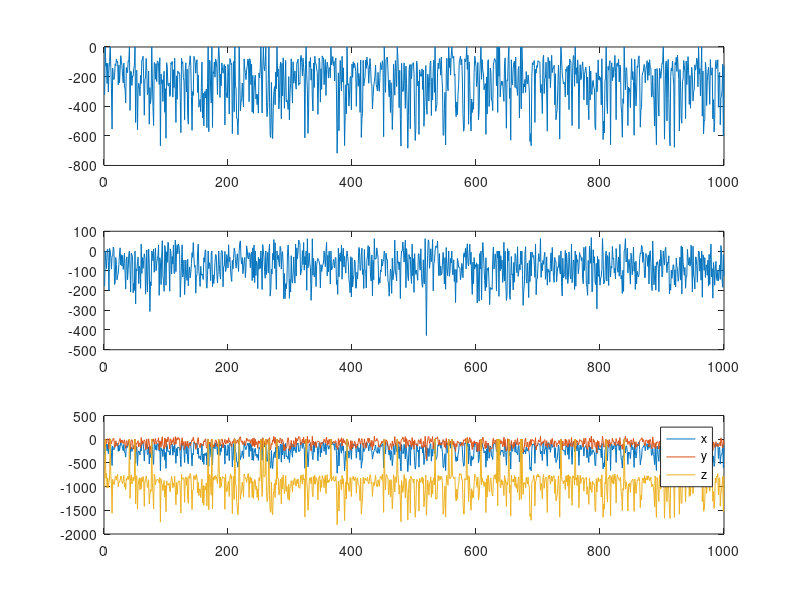

Write MATLAB code to recreate this figure.
data = ...
[1 -52 18 79 -65 -323.918744 -178.728056 1005.555079 
2 -69 40 20 -47 0.000000 0.000000 0.000000 
3 33 60 88 -71 -130.172468 -54.341054 822.322457 
4 76 73 39 -42 -108.888843 -89.192628 715.425266 
5 -5 11 122 -42 -246.580193 0.938406 1031.174297 
6 30 80 -37 46 -110.162387 9.309964 816.572610 
7 -23 88 -77 110 -303.773774 -53.410523 1027.593798 
8 50 0 134 2 -151.565672 -199.554969 919.563293 
9 36 98 -39 -12 -96.838494 12.944736 796.731542 
10 -75 110 -31 -79 0.000000 0.000000 0.000000 
11 33 72 -10 9 -139.655961 -32.046073 767.276561 
12 -20 50 -46 44 -278.160410 -91.649379 929.231980 
13 -71 4 79 9 -554.288863 -26.370156 1562.291389 
14 43 28 81 4 -143.226755 -24.858415 847.057554 
15 1 99 -3 -32 -206.071890 19.665443 898.616875 
16 47 74 73 -79 -220.039178 6.458590 957.413569 
17 67 63 -45 107 -201.574924 -169.439283 927.266975 
18 62 6 35 20 -113.762240 -160.194163 780.423013 
19 23 102 -55 34 -126.594282 -32.717177 778.340164 
20 85 48 47 41 -80.774837 -68.987485 863.869359 
21 67 15 15 57 -102.715929 -145.780663 776.529058 
22 50 27 28 -4 -95.860572 -125.452142 741.784151 
23 -8 18 94 -78 -255.085353 -112.155489 1004.698737 
24 71 9 109 14 -122.087296 -67.961381 906.267505 
25 -9 67 -14 61 -241.291326 -14.697280 907.072474 
26 16 67 60 -38 -154.997970 15.955956 863.772789 
27 69 54 40 -8 -58.614618 -70.189648 776.758018 
28 40 60 58 -36 -95.962805 -19.053761 791.927756 
29 75 9 141 -24 -125.607328 -76.508528 915.049645 
30 11 15 111 -7 -200.269064 -22.169322 933.998173 
31 -15 30 17 40 -242.079608 -93.241212 877.984632 
32 34 95 -67 40 -108.470351 -63.846422 763.057956 
33 -14 26 88 10 -270.347103 -11.448008 1010.804458 
34 -21 35 37 -30 -282.546530 -113.335898 931.972513 
35 -62 43 0 -7 -377.025750 -192.878869 1059.453261 
36 26 106 -87 74 -138.556916 -40.541678 825.364147 
37 12 21 85 -3 -174.220875 -29.700079 857.895690 
38 -30 57 -54 -1 -172.401151 -145.795201 799.506605 
39 54 11 93 16 -93.808758 -93.868394 779.078076 
40 53 78 64 -61 -97.551830 -16.095400 851.045889 
41 90 61 38 44 0.000000 0.000000 0.000000 
42 -50 108 -92 75 -427.946844 -90.319044 1248.759487 
43 83 19 -11 23 -164.425015 -207.876536 821.991868 
44 8 86 5 -43 -167.141572 -10.254641 752.752173 
45 -12 93 -5 -50 -259.984584 -20.184888 942.809755 
46 3 98 -76 82 -195.748543 -26.672464 869.244742 
47 -58 10 -6 -3 -197.746394 -211.115743 798.311960 
48 85 98 -92 72 -145.893445 -163.567368 876.935721 
49 86 24 -12 32 -126.694544 -199.534570 812.691719 
50 42 66 2 69 0.000000 0.000000 0.000000 
51 -90 56 -35 45 -509.911885 -267.509850 1363.347415 
52 12 71 -40 17 -161.694025 -90.978848 785.327992 
53 -31 68 21 14 -157.872886 -101.704635 771.277373 
54 -60 72 44 -41 -559.215650 -52.704353 1477.489565 
55 -19 76 -41 103 -288.729695 -31.395391 981.611358 
56 -66 56 -50 30 -244.895815 -165.176728 883.174818 
57 -32 105 -84 30 -268.216171 -77.606833 816.831768 
58 -10 91 -89 87 -329.580569 -93.390136 1068.315963 
59 7 5 72 -10 -192.046993 -189.035496 828.611954 
60 -2 73 3 36 -246.326339 34.663485 1047.991568 
61 80 88 -22 -53 -87.009264 -113.840264 803.007573 
62 78 41 73 12 -86.474679 -33.484064 894.672276 
63 55 66 -17 64 -62.201781 -88.150312 787.036872 
64 -4 57 15 -8 -209.974772 -47.038821 853.640691 
65 -59 31 101 5 -460.903961 -14.111153 1416.419268 
66 -2 67 41 -72 -215.088726 -36.823736 882.939007 
67 15 21 -12 -2 -211.718596 -218.751840 871.723894 
68 80 57 -35 63 -77.148831 -133.921477 778.131246 
69 15 34 67 -35 -158.346176 5.498269 849.672958 
70 -51 26 32 -53 -321.730133 -207.921568 1021.091394 
71 -28 61 23 -74 -308.009111 -104.636698 999.640720 
72 15 52 47 21 -161.619590 10.179039 856.423975 
73 -56 106 -51 39 -521.553254 -71.004607 1367.429699 
74 26 17 -10 -6 -274.659975 -306.411983 1179.569633 
75 -55 58 -36 -13 -382.369657 -155.728464 1059.237022 
76 10 108 -93 0 -336.612816 -175.569436 1100.364036 
77 -61 8 100 -31 0.000000 0.000000 0.000000 
78 2 67 66 -77 -214.489730 -11.071406 918.570446 
79 -38 6 15 -13 -404.104624 -49.459265 1126.914696 
80 -57 85 50 -36 -530.588594 9.664125 1471.410759 
81 62 25 39 -9 -104.685594 -107.756449 735.814876 
82 35 104 -81 59 -110.511116 -47.313340 786.012893 
83 4 84 49 -65 -217.395361 14.923153 963.792962 
84 80 3 81 50 -112.958172 -99.667802 877.841730 
85 -60 47 2 36 -234.360955 -63.869497 853.482785 
86 59 43 50 52 -94.933454 -39.529315 845.438434 
87 59 90 54 -73 -96.996285 -23.489439 865.715527 
88 31 81 42 -10 -122.409449 30.649127 855.199312 
89 -31 3 15 18 -253.065353 -224.620243 927.525812 
90 61 100 -46 65 -72.598576 -34.027637 808.878406 
91 -84 95 -24 61 -667.273906 -57.380818 1747.401419 
92 68 17 36 -45 -182.258844 -170.243618 837.439190 
93 -10 48 1 89 -246.452209 -36.514289 934.484162 
94 -1 78 22 27 -221.709940 52.202766 954.606637 
95 -44 85 -24 -53 -367.537569 -126.588422 1088.141832 
96 67 107 -96 39 -202.996226 -153.724835 963.527599 
97 46 12 -7 46 -163.741174 -204.197691 870.627920 
98 -67 107 -13 -1 -441.565627 27.775199 1220.908773 
99 88 76 30 -40 -281.364511 5.256453 977.605381 
100 -79 49 32 0 -616.419563 -173.367849 1529.369941 
101 52 66 76 -28 -105.630552 -4.015789 877.144048 
102 69 13 109 26 -134.976026 -57.637760 936.458540 
103 -49 101 -22 6 -258.760790 43.826957 967.350677 
104 34 88 -9 34 -262.639723 41.357524 969.918196 
105 1 100 -86 89 -242.740392 -71.016968 921.260338 
106 -59 84 -15 22 -333.951798 -203.529640 1068.843549 
107 -25 44 66 35 -326.660701 9.543755 1111.091098 
108 69 67 79 -30 -105.861127 -7.479402 883.244001 
109 50 99 -71 -16 -117.275737 -117.033494 783.962640 
110 59 47 62 33 -97.968130 -28.108694 863.269364 
111 -37 34 49 0 -338.408251 -66.099622 1024.836848 
112 25 66 -42 32 -153.763797 30.738564 929.426060 
113 -24 8 27 110 -274.706142 -113.724854 1000.891442 
114 74 87 -67 52 -76.075906 -112.548643 781.490585 
115 -81 75 49 16 -292.598789 55.391018 1071.703589 
116 -64 33 84 -30 -509.534843 -104.405258 1384.446915 
117 9 97 31 -89 -194.644203 2.451493 910.783785 
118 -27 59 53 35 -354.027930 31.592022 1166.882664 
119 35 30 113 -2 -161.284985 -13.793258 944.727833 
120 -8 81 3 66 -178.331545 34.991193 907.007318 
121 -20 97 19 -50 -172.329154 23.733615 877.883985 
122 41 101 5 -82 -180.410094 -18.981214 882.874564 
123 -84 63 -62 21 -347.565072 -233.674569 1078.677143 
124 -87 87 -59 104 -578.749426 -151.556428 1556.434242 
125 49 90 -26 -19 -77.141535 -63.011442 739.057688 
126 33 95 23 6 -113.010943 31.357707 841.650991 
127 62 53 20 -64 -99.742524 -131.866440 833.160881 
128 -8 66 -50 27 -207.840098 -118.748632 813.008433 
129 -43 64 1 -3 -228.387816 -46.111142 857.648420 
130 -81 28 8 68 -491.850201 -220.645461 1333.549566 
131 29 13 6 -9 -166.555541 -138.315253 812.048192 
132 43 61 64 -78 -106.737177 -46.030193 796.313543 
133 -44 6 93 -51 -302.651505 -124.908528 971.170684 
134 38 14 65 -73 -149.510567 -149.107841 809.805668 
135 -72 52 55 -10 -464.599054 -41.906165 1244.294832 
136 -53 68 37 -48 -521.290262 -177.134540 1355.049687 
137 55 19 17 51 -137.718621 -111.157345 770.817147 
138 67 90 -1 -89 -107.929242 -80.666498 823.057991 
139 80 87 -27 71 -59.574767 -135.845197 723.192449 
140 32 26 -1 92 -127.274197 -110.593800 773.281043 
141 -31 36 24 55 -333.886091 -63.597023 1031.708075 
142 -61 76 21 28 -562.767254 -8.455645 1486.944010 
143 -22 12 117 -11 -300.673457 -31.920566 1079.237101 
144 14 82 31 -19 -327.044132 42.531609 1073.027625 
145 54 74 6 23 -63.500791 -30.326857 766.571799 
146 82 69 54 -68 -78.917841 -81.887791 847.455794 
147 46 24 38 57 -97.591758 -73.356037 768.756220 
148 -18 5 25 -24 -176.969460 -213.717808 849.501985 
149 25 27 36 -38 -108.604710 -133.342027 742.258252 
150 70 37 -7 82 -86.260232 -117.266509 787.407964 
151 -86 4 76 60 -307.248768 -3.054174 1131.964469 
152 19 66 31 42 -188.374026 34.752523 907.655659 
153 -51 98 -92 89 -406.485363 -105.051262 1188.394937 
154 -85 46 43 -60 -377.806439 -128.642910 1047.615817 
155 54 23 3 58 -354.410961 -179.355536 1054.821654 
156 80 73 -41 98 -436.892966 -77.798660 1231.649124 
157 -22 3 31 97 -272.690658 -123.021822 988.517871 
158 67 64 20 -84 -102.036116 -116.588111 841.457640 
159 -68 23 101 -45 -478.895406 -122.826396 1348.153987 
160 -33 29 15 20 -311.948118 -144.359985 977.350806 
161 -56 62 37 7 -532.318255 -33.680899 1392.940539 
162 -26 106 -81 52 -311.560182 -56.601072 1019.276089 
163 -20 93 -41 48 -300.491487 -1.096682 989.819151 
164 -28 97 0 -37 -344.398642 6.356185 1072.227546 
165 -18 41 25 -9 -283.509954 -158.389888 921.161996 
166 -77 48 43 -45 -544.948933 -188.291904 1406.820425 
167 -17 11 61 -28 -240.157464 -123.575217 835.998701 
168 -88 98 -72 60 0.000000 0.000000 0.000000 
169 -63 108 -60 38 -571.932523 -89.209271 1486.980262 
170 41 55 36 -38 -89.395072 -59.385127 749.909026 
171 5 88 -47 3 -95.001377 -77.927271 747.233784 
172 -27 97 -85 13 -289.732471 -150.073012 1010.686383 
173 -36 39 70 26 -378.512220 -9.157708 1181.657569 
174 -81 8 -6 19 0.000000 0.000000 0.000000 
175 -86 52 -16 99 -543.741303 -180.465971 1467.947007 
176 39 54 -43 53 -167.859503 -120.884844 797.397977 
177 30 67 -4 -47 -179.284510 -164.370733 870.031157 
178 57 27 49 45 -101.268045 -130.314381 779.586105 
179 2 33 97 -84 -203.981660 -57.467458 846.639589 
180 42 99 -42 1 -80.612372 -18.063042 766.637476 
181 -63 106 -16 -40 -94.350221 -21.735797 787.939212 
182 -17 14 125 -90 -145.324430 -110.848847 850.990756 
183 -57 35 -28 10 -320.917727 -162.160512 937.441575 
184 42 53 -2 -16 -100.788078 -105.037691 723.780097 
185 -9 20 28 -9 0.000000 0.000000 0.000000 
186 60 77 -27 37 -59.125820 -68.016073 745.861765 
187 -38 29 10 62 -341.134736 -120.291106 1033.876574 
188 4 8 0 22 -183.638746 -142.519427 802.366614 
189 -11 31 71 41 -262.105618 -6.059689 1006.441945 
190 50 70 43 5 -107.454359 2.541211 886.668294 
191 16 85 -26 32 -141.106275 -6.290362 785.475825 
192 -46 32 -30 37 -177.652768 -181.123134 816.887161 
193 -65 45 -22 88 -157.482475 -78.562528 803.865191 
194 43 10 113 -64 -117.957865 -76.422178 815.762751 
195 -71 73 71 -11 -525.822330 -1.618753 1478.869412 
196 22 36 5 24 -130.275051 -104.229267 739.100478 
197 -27 97 -97 77 -300.233053 -93.421074 1011.077482 
198 -29 33 64 42 -339.330911 -18.035755 1106.978574 
199 71 110 -104 5 -343.860869 -35.907793 1068.571334 
200 87 10 93 38 -117.733606 -85.618598 911.970799 
201 -65 98 -96 36 -201.028276 31.117556 890.287721 
202 -47 109 -30 -5 -451.450425 -53.559249 1211.144560 
203 72 86 40 -54 -78.280386 -31.375594 828.817332 
204 44 73 -30 7 -86.687819 -86.708357 730.710864 
205 74 3 102 -62 -119.114145 -133.652131 838.457113 
206 59 24 -9 63 -111.163695 -154.317828 769.786378 
207 -72 88 48 -58 -585.262733 -47.844131 1572.111762 
208 -40 0 74 75 -339.976433 -90.620393 1109.396743 
209 43 34 56 28 -97.380964 -38.522517 788.668217 
210 -70 64 67 -15 -437.300858 14.612567 1268.890842 
211 -47 38 44 -72 0.000000 0.000000 0.000000 
212 -16 26 47 48 -265.012506 -44.547434 949.371550 
213 -22 57 -43 99 -281.719767 -86.948006 963.249288 
214 -53 42 57 17 -482.928175 -52.357174 1314.986202 
215 -59 57 93 -26 -484.394807 -14.157922 1427.227327 
216 -76 4 70 -7 -592.175391 -59.613850 1593.833086 
217 -2 18 36 78 -452.122782 -103.524767 1371.172727 
218 44 46 91 -81 0.000000 0.000000 0.000000 
219 -58 105 -95 31 -222.760922 40.525558 892.661777 
220 -38 8 21 29 -430.606012 51.420706 1268.259438 
221 -37 77 -41 105 -370.770450 -41.238462 1135.960893 
222 -35 17 66 36 -348.728401 -66.354077 1088.758783 
223 -10 110 -71 -12 -243.394777 -33.161988 907.301902 
224 -46 106 -84 18 -337.345976 -115.025213 1032.123380 
225 -50 29 34 87 -404.457827 -85.295438 1212.983591 
226 74 61 29 -79 -80.110888 -50.548707 735.040278 
227 14 99 -42 -8 -149.901330 -32.474863 788.468710 
228 -72 72 77 -28 -173.020601 -134.197740 827.852675 
229 -13 72 16 24 -220.333089 -85.442003 815.992753 
230 25 55 86 -30 -154.648470 26.294875 912.937090 
231 25 77 53 -48 -131.336626 4.772342 829.411595 
232 38 58 -4 11 -81.622702 -35.457590 734.381886 
233 34 25 122 1 -90.006379 -39.622057 725.803391 
234 -38 37 113 -19 -368.885209 -7.725894 1229.056370 
235 53 70 52 -37 -78.968029 -24.441395 809.254847 
236 60 14 63 31 -92.327181 -84.512982 791.898131 
237 -46 59 -2 64 -253.703107 -13.917438 928.464524 
238 31 109 -21 -34 -116.221041 -6.763138 818.082035 
239 -76 45 -18 110 -439.883309 -150.223451 1222.909309 
240 4 98 -16 -23 -191.571058 15.846678 886.259265 
241 -73 107 -45 -47 -448.797403 -134.322181 1251.312018 
242 -18 97 -27 0 -301.722589 29.773993 1017.302561 
243 -10 20 17 5 -222.680302 -159.824594 849.067951 
244 5 62 0 74 -190.865779 0.325387 873.823570 
245 -35 72 -29 -5 -350.868429 -124.184354 1063.222443 
246 -26 89 -8 8 -319.458310 -51.473290 989.111559 
247 -49 11 86 51 -389.507881 -66.038634 1227.561741 
248 -72 20 -19 92 -320.733527 -190.430881 1046.958420 
249 -3 52 85 -47 -446.192698 -32.023699 1288.954686 
250 8 77 -66 51 -175.238478 -92.550985 812.221940 
251 -2 95 -12 -68 -207.863660 -39.810960 882.471976 
252 19 18 42 20 -146.704519 -88.037106 777.460764 
253 68 73 45 -75 0.000000 0.000000 0.000000 
254 5 99 -86 65 -187.617700 -55.905128 851.863263 
255 -76 45 62 -77 -444.807154 -194.975626 1208.403167 
256 56 70 65 -25 -159.673395 32.455991 918.174209 
257 -15 71 2 -59 0.000000 0.000000 0.000000 
258 25 105 -55 13 -122.870098 -30.645410 793.834924 
259 17 25 75 -68 -160.566166 -104.588838 788.453064 
260 50 23 2 73 -107.880364 -137.921241 760.999605 
261 -44 18 76 -54 0.000000 0.000000 0.000000 
262 -43 93 -37 -42 -373.129113 -119.704217 1102.454862 
263 -55 40 92 -25 -470.576004 -53.272823 1315.099417 
264 -44 39 95 6 -403.904130 -7.437662 1276.991483 
265 -9 29 54 -56 -220.593845 -111.499681 862.180162 
266 65 25 0 -22 0.000000 0.000000 0.000000 
267 -32 61 63 4 -373.756833 33.740116 1191.725193 
268 -86 41 33 -4 -599.082665 -228.477047 1513.593397 
269 -83 68 19 -42 -611.449807 -194.123801 1544.645692 
270 -12 15 30 69 -239.133147 -91.834444 907.397182 
271 -84 29 121 -50 -504.338434 -115.641973 1476.548241 
272 -63 98 -95 10 -618.545005 -12.536178 1593.056118 
273 -45 84 51 -67 -416.474643 -45.026286 1189.411950 
274 31 90 53 -5 -303.168285 57.957496 1078.407509 
275 -19 104 -57 -30 -266.828788 -87.571321 931.871883 
276 -34 75 66 4 -390.385745 41.317014 1230.288814 
277 18 105 -63 -38 -169.150816 -93.737908 849.865509 
278 -37 3 127 -42 -281.255975 -194.251924 959.293135 
279 -74 15 21 -4 0.000000 0.000000 0.000000 
280 67 84 -32 6 -199.783097 -41.963318 826.516800 
281 17 59 -9 79 -148.183208 -21.673455 818.080064 
282 -42 103 -60 33 -418.888078 -58.335773 1178.891871 
283 -41 3 139 -38 -349.326305 -78.963153 1142.064494 
284 31 67 46 35 -135.368096 23.262568 890.604346 
285 41 95 39 -21 -101.528215 17.937478 844.107304 
286 -64 36 -32 75 -484.504782 -91.739257 1363.274557 
287 83 80 31 -68 -111.172648 -9.796507 805.065893 
288 -26 63 6 56 -330.222585 -3.040080 1048.499724 
289 57 35 34 32 -73.094210 -76.216520 757.267567 
290 17 14 -12 12 -216.071639 -241.934367 936.919760 
291 -50 49 31 69 -413.988853 -114.207941 1147.558839 
292 39 108 -103 56 -264.880151 -240.726120 1056.228887 
293 83 29 114 -2 -90.370676 -165.559802 769.144430 
294 -55 81 -55 -12 -369.517816 -190.767359 1097.671906 
295 -34 38 22 -18 -358.234398 -153.998004 993.295100 
296 -34 79 63 -82 -368.745608 -8.242756 1174.740664 
297 -40 66 59 0 -421.832256 30.952340 1270.629772 
298 10 4 97 28 -200.045901 -40.553558 949.590896 
299 -79 40 -2 26 -491.373472 -239.858951 1290.533527 
300 -35 107 -95 9 -310.756992 -144.091036 1040.396586 
301 71 69 -9 -7 -246.927407 -207.914497 995.747791 
302 27 81 29 35 -79.895931 -23.681032 874.494208 
303 -82 47 -46 77 -260.780697 -146.763168 936.371611 
304 51 62 -59 -3 -378.821392 -162.599519 1116.593141 
305 89 22 102 -48 -100.434060 -111.762437 871.952449 
306 -7 12 105 -34 -244.276209 -30.211319 965.923857 
307 -37 39 33 -7 -214.232088 -125.000725 818.248707 
308 36 74 -73 7 -161.511723 -162.897775 829.794384 
309 -7 86 37 -16 -252.871276 35.218643 976.302696 
310 -24 98 -67 -23 -284.945011 -127.130255 988.451584 
311 41 85 50 -9 -105.088762 15.726718 853.104342 
312 81 59 85 4 -107.080371 -38.920314 930.984364 
313 4 93 34 7 -81.695357 0.329578 836.262999 
314 -8 84 57 -9 -259.053101 55.768179 1019.307430 
315 78 49 76 24 -243.980359 43.954567 1023.990069 
316 -24 18 106 -22 -249.488123 36.168001 1033.629281 
317 84 54 -16 63 -69.103395 -122.004878 787.872955 
318 75 68 -20 26 -56.705817 -105.026234 752.804164 
319 -17 9 80 43 -105.885224 -88.327788 864.536025 
320 10 33 102 -6 -194.282074 1.621169 946.939220 
321 50 66 18 -39 -75.714974 -68.276386 744.489577 
322 9 110 -67 19 -137.264959 43.489262 860.521085 
323 -4 82 -51 4 -207.512675 -96.902966 830.885048 
324 -73 78 51 -2 -613.615915 -27.619654 1642.455104 
325 44 11 67 49 -116.765380 -68.604676 820.266085 
326 62 41 0 -23 0.000000 0.000000 0.000000 
327 35 61 -60 45 -189.469494 -198.692713 890.939543 
328 -11 87 38 -22 -289.151712 62.312302 1070.038663 
329 -65 65 44 -34 -583.582827 -85.355362 1496.374111 
330 -52 29 120 -46 -417.812619 -56.840041 1284.322856 
331 59 66 57 22 -98.366610 -9.895592 884.875794 
332 27 69 28 -82 -134.810913 -64.714005 809.904645 
333 79 99 -13 -48 -71.579530 -85.105595 835.944733 
334 -28 8 70 13 -224.052682 -250.025262 936.870251 
335 41 0 25 38 -147.656911 -168.164646 798.524265 
336 -25 105 -7 3 -344.821292 61.978384 1121.782907 
337 -53 17 69 3 -432.493527 -122.351526 1213.639376 
338 36 33 26 -9 -108.582538 -37.325378 785.964447 
339 -67 9 73 -35 -273.941887 -130.964422 947.802235 
340 89 80 6 22 -62.162238 -126.616968 760.342683 
341 86 47 90 3 -113.139963 -50.241789 948.798406 
342 61 5 49 -10 -113.204135 -180.208947 811.107319 
343 23 15 41 74 -147.791432 -71.691140 824.880216 
344 -45 3 147 -35 -173.460717 -51.998413 901.227076 
345 -46 48 62 -17 -454.979392 -37.599024 1280.568827 
346 -11 66 -39 84 -235.108564 -48.121803 892.365863 
347 58 54 60 -39 -74.715349 -51.832815 786.778892 
348 41 17 59 24 -104.338824 -71.718271 773.398597 
349 -63 6 44 17 -372.383771 -187.121823 1105.142779 
350 47 14 122 -67 -147.048361 -69.261288 861.333858 
351 -22 46 100 -74 -286.071634 -104.397871 1018.538415 
352 69 61 -13 87 -60.096742 -85.627295 767.413054 
353 8 51 71 -48 -76.358178 -67.790566 815.559422 
354 85 61 55 -5 -74.172202 -61.371362 865.324956 
355 -53 92 33 -86 -254.325426 0.276396 1024.288971 
356 21 30 82 -28 -145.331517 -34.311596 819.876628 
357 53 58 32 -57 -84.315191 -79.781923 761.609120 
358 -25 32 96 20 -327.726209 -2.152511 1148.703067 
359 22 99 22 -30 -150.598937 43.641142 875.732886 
360 54 44 28 -63 -101.967165 -125.621165 747.447170 
361 55 38 90 22 -128.109053 -21.999144 921.301739 
362 -3 39 -31 100 -209.961046 -105.934182 863.158705 
363 37 48 98 -22 -139.981877 -0.995280 905.113899 
364 28 57 75 -84 -140.820804 -37.877586 837.603669 
365 -5 34 -5 -8 -208.446916 -166.586326 828.800016 
366 73 7 137 -23 0.000000 0.000000 0.000000 
367 -88 0 128 -38 -121.907420 -95.562480 883.762286 
368 61 24 97 -61 -101.136496 -89.068339 817.258428 
369 90 104 -44 39 -64.565877 -81.061178 842.245790 
370 25 86 -1 -57 -125.642726 -42.722362 781.223006 
371 74 57 93 -56 -98.098524 -51.624359 887.775880 
372 -53 81 -34 -30 -229.514906 -84.522217 868.082960 
373 70 76 65 -49 -87.363718 -32.955751 875.532328 
374 57 89 -35 83 -74.209297 -34.409740 786.392261 
375 -38 18 50 -32 -323.498590 -168.752682 1010.372279 
376 -90 68 31 3 -717.704702 -146.608480 1806.392210 
377 33 94 -89 73 -525.419993 -219.177435 1447.873062 
378 13 76 59 -62 -174.503917 14.552503 882.086035 
379 -78 34 85 -30 -565.224473 -130.906933 1516.144545 
380 -11 18 21 63 -267.085082 -27.034268 1050.770684 
381 57 78 9 63 -90.815595 -9.615908 858.691385 
382 -7 54 -13 57 -219.320550 -52.822126 856.805235 
383 -17 33 58 28 -296.158443 30.310607 1069.011892 
384 85 85 5 -23 -62.838305 -142.897614 763.145401 
385 -63 23 82 40 -236.876427 -13.011274 943.475748 
386 25 98 -71 59 -140.492856 14.385194 835.333381 
387 -33 2 121 -39 -324.636191 -80.655091 1092.052051 
388 -74 103 -60 22 -665.668131 -27.181032 1715.936447 
389 -47 72 -17 17 -453.579015 -82.779831 1203.981153 
390 -18 37 3 75 -254.785116 -111.875980 904.606998 
391 -47 106 -11 -64 -451.492725 -30.079226 1261.274257 
392 -50 27 10 -2 0.000000 0.000000 0.000000 
393 -13 91 0 -62 -257.511395 -28.862677 951.990100 
394 56 109 -96 67 -246.865216 -58.653354 925.298722 
395 -47 46 2 17 -399.295138 -143.649407 1101.891910 
396 -31 10 91 -84 -324.284042 -167.923750 1059.191546 
397 -54 55 -14 22 -207.925036 -211.469032 805.192526 
398 18 5 128 2 -198.383775 -28.919017 971.282701 
399 -75 19 -17 64 -424.390383 -232.516670 1210.283381 
400 38 84 -52 106 -115.348016 -33.661461 821.927788 
401 -3 6 20 20 -205.104035 -181.627203 839.286160 
402 69 4 49 43 -100.018950 -144.702690 778.194390 
403 59 4 115 -84 -140.633995 -122.745699 868.455842 
404 -37 30 107 -28 -110.073474 -46.553818 871.225358 
405 0 81 -65 96 -127.100643 -53.518234 799.848157 
406 5 0 24 11 -164.757383 -187.683753 811.716223 
407 -83 75 -71 53 -400.470887 -188.173149 1144.386697 
408 -3 30 59 -46 -213.005305 -106.680548 840.386478 
409 76 0 85 -30 -106.447594 -141.505200 813.561751 
410 -23 2 101 -14 -265.288378 -69.294197 954.674030 
411 48 87 -50 -8 -178.540894 17.888489 957.122855 
412 -24 79 -61 37 -213.714261 12.838633 1039.574673 
413 -88 7 100 17 -441.301794 -97.881018 1299.502043 
414 74 101 -27 -59 -89.024492 -95.926001 823.056971 
415 -79 86 26 -10 -610.863662 -20.807613 1581.207327 
416 41 22 98 27 -482.139557 14.492218 1404.744202 
417 -14 27 45 29 -449.438265 -118.443619 1243.530880 
418 64 104 -90 61 -89.696245 -93.808212 805.593799 
419 -76 11 8 47 -262.448237 -189.815569 937.341668 
420 -3 49 71 -26 -228.414114 7.352045 931.358405 
421 31 53 -3 -11 -204.859625 -98.333587 815.083107 
422 86 29 90 -30 -88.357975 -98.409968 857.552778 
423 -32 68 -67 6 -144.890326 -187.434838 850.235880 
424 76 100 0 11 -68.401785 -46.590567 878.295070 
425 32 86 18 -63 -115.065947 -24.892567 796.217429 
426 -9 87 -87 61 -132.810238 27.516314 898.744752 
427 -12 6 60 60 -244.901741 -73.618788 943.243394 
428 21 82 59 -58 -152.321673 20.992491 880.153513 
429 45 96 -39 12 -77.603542 -44.226388 747.092984 
430 28 52 -25 4 -134.148780 -135.476580 760.186441 
431 -16 1 112 -83 -246.633875 -152.226827 937.548673 
432 -12 60 32 -26 -253.838751 -19.920713 910.593149 
433 -76 31 -20 78 -418.247086 -227.828128 1207.528884 
434 -28 72 0 -15 -333.765826 -47.854462 1011.077669 
435 -31 11 44 1 -266.329596 -145.423601 910.292923 
436 -3 88 16 26 -235.226909 62.449128 977.702397 
437 2 94 -30 -28 -196.234278 -42.132309 867.520582 
438 23 62 19 -22 -121.920733 -36.872320 756.486043 
439 -14 15 29 -43 -252.271014 -38.613509 928.915318 
440 78 67 67 -45 -272.440113 15.687284 998.818454 
441 -18 61 29 -14 -296.656221 -11.470471 1002.389992 
442 16 14 101 -8 -171.246447 -30.734508 855.372759 
443 -27 34 7 -19 -264.332537 -169.397468 904.568216 
444 -30 92 -59 -24 -299.524897 -135.472413 993.664597 
445 -1 13 47 -47 -205.169341 -162.251602 844.991922 
446 40 38 47 13 -105.865897 -95.673743 787.654164 
447 28 77 -32 -33 -133.869044 -104.644252 783.874707 
448 24 29 106 -59 -153.358010 -41.047091 850.496128 
449 39 36 19 34 -93.251697 -76.065932 734.530781 
450 73 29 114 -18 -120.320981 -53.629343 921.757978 
451 -90 94 2 -16 -605.852822 -44.208739 1543.719858 
452 -29 36 -25 44 0.000000 0.000000 0.000000 
453 28 63 -3 81 -126.999842 -13.750081 822.027010 
454 -25 105 -102 43 -306.305341 -127.245080 1071.530800 
455 36 78 -1 15 -86.608083 -11.760869 757.993508 
456 45 88 -38 35 -74.855328 -43.380292 746.810818 
457 64 65 11 52 -68.534234 -41.929046 805.563960 
458 33 11 64 -73 -155.973659 -151.813960 817.893151 
459 -10 100 -95 104 -276.695177 -165.990569 1171.509314 
460 -58 41 -11 -17 -336.005361 -229.004231 1033.034647 
461 -12 30 -15 47 -222.908220 -154.549135 854.483165 
462 -47 38 46 -2 -442.082953 -92.384567 1214.830591 
463 -14 42 15 -15 -241.660383 -107.370888 854.679947 
464 -58 14 -12 83 -328.865549 -214.913604 1069.938995 
465 1 80 34 -56 -557.805622 -36.258970 1472.228717 
466 -55 7 57 42 -417.266514 -145.614243 1194.144807 
467 86 61 -55 62 -114.731403 -114.960672 748.257744 
468 -40 60 6 -49 -205.277467 -91.172330 826.119374 
469 -22 84 54 -19 -325.615382 55.140693 1110.654128 
470 85 14 83 -35 -91.522307 -117.062030 798.988237 
471 11 22 37 -8 -166.459457 -114.456434 793.819951 
472 -26 41 -24 47 -266.644385 -150.543493 912.187525 
473 57 38 37 -58 0.000000 0.000000 0.000000 
474 14 57 -4 77 -71.224475 -61.795181 758.866711 
475 -28 50 -15 77 -195.644340 -54.573546 838.426003 
476 -41 58 22 51 -409.881751 -95.286580 1155.961722 
477 79 5 142 -31 -157.563945 -55.599290 966.089479 
478 -77 23 31 10 -487.774612 -240.963221 1308.182259 
479 47 101 -27 38 -669.544315 -41.120728 1742.379308 
480 46 58 70 2 -109.908065 -0.233616 871.245303 
481 -67 84 9 -32 -284.766727 -0.951197 972.867705 
482 62 4 10 104 -301.013504 45.587231 1122.896677 
483 -19 59 77 -55 -294.124636 1.769574 1034.784854 
484 30 80 -47 46 -107.274777 -56.354701 746.711908 
485 -8 67 15 -4 -228.272189 -8.480649 862.853822 
486 -39 97 24 -11 -414.560528 54.592203 1239.437787 
487 85 58 -41 66 -129.223842 -185.735716 824.280411 
488 -56 95 33 -80 -245.354193 12.286358 1005.108913 
489 -37 88 -22 8 -411.392801 -32.525482 1159.801169 
490 -85 63 23 25 -683.840289 -126.883065 1707.017841 
491 -77 87 -58 45 -461.189748 -150.066403 1145.992121 
492 77 109 -18 -62 -157.769820 -17.917477 881.842546 
493 46 22 108 -17 -119.526500 -39.570054 846.110409 
494 -72 64 81 -9 -552.215377 -30.637158 1554.890094 
495 46 78 -41 -32 -118.099277 -125.984543 777.435509 
496 -7 13 11 32 -213.214617 -164.486697 835.734359 
497 30 108 -81 24 -117.733946 34.468337 846.025414 
498 78 18 101 -78 -113.506700 -125.463027 847.822183 
499 69 57 90 -19 -105.826713 -38.666377 923.788552 
500 40 0 31 5 -175.958016 -209.437437 837.999161 
501 -76 81 43 -50 -475.435762 -13.375085 1316.191227 
502 -66 73 52 -12 -631.330572 -93.283226 1648.420975 
503 -65 42 60 -19 -549.301915 -117.986329 1423.584546 
504 87 29 101 -49 -96.426745 -96.725503 868.039158 
505 -66 9 102 -42 -103.383755 -123.329593 847.310380 
506 -22 33 11 -5 -263.563953 -148.319110 889.656649 
507 -7 109 -73 52 -231.209315 -13.777607 898.448346 
508 -60 102 -16 12 -589.806713 -15.500967 1516.445851 
509 19 11 57 30 -153.778104 -74.946060 819.717899 
510 -80 2 41 97 -178.078319 -96.799426 877.710883 
511 3 97 -48 65 -198.128213 11.385807 908.946097 
512 6 99 -87 14 -195.725739 -112.783277 859.682363 
513 36 40 -40 42 -147.257597 -172.038335 795.353008 
514 -33 43 -16 1 -287.383793 -183.435730 935.305746 
515 17 65 -39 101 -155.815322 -44.540967 824.329091 
516 -80 22 54 38 -535.140120 -162.003736 1426.976673 
517 -64 103 -56 -41 -429.571444 -166.034789 1240.309085 
518 32 31 86 29 -290.687401 62.797707 1061.849286 
519 34 55 -41 21 -125.130979 -137.150114 756.569863 
520 7 1 41 47 -392.025443 -427.902959 1601.847947 
521 -59 18 84 -11 -454.613841 -125.835648 1258.275677 
522 9 107 -45 -30 -182.202149 -23.921307 861.662373 
523 4 96 36 -14 -200.270555 56.556221 935.095932 
524 -28 83 58 -24 -364.374937 49.492026 1180.249356 
525 -3 31 58 -39 -232.327007 -87.465075 931.743859 
526 83 49 96 -26 -104.983412 -53.692654 920.339995 
527 37 106 -10 -10 -94.796692 11.367218 791.021149 
528 -62 92 -25 -24 -463.449089 -53.992168 1224.634771 
529 4 92 -14 -41 -211.042587 -28.558751 872.286968 
530 -26 20 32 -24 -357.222133 58.379606 1151.690676 
531 61 42 -41 33 -144.064298 -201.582224 877.063317 
532 61 31 86 -25 -87.333666 -62.452212 812.802251 
533 -63 58 -16 65 -306.670222 -52.862126 961.615271 
534 42 49 -22 -9 0.000000 0.000000 0.000000 
535 -41 70 51 -10 -434.373291 25.921049 1265.814564 
536 -39 15 22 65 -406.105765 22.824030 1251.123602 
537 -78 55 93 -6 -387.390248 17.291866 1261.073347 
538 14 85 27 -1 -170.913989 50.306584 911.653921 
539 32 31 56 6 -108.167531 -51.915244 760.800661 
540 57 1 31 109 -146.550127 -124.763993 872.437326 
541 57 70 33 21 -78.061734 -13.284461 827.121805 
542 -40 73 -69 58 -101.109649 -124.794275 775.207198 
543 5 96 -72 99 -190.209895 -76.271328 855.138814 
544 86 36 58 -13 -68.315400 -119.516300 785.394113 
545 -7 39 11 -38 -202.478130 -116.523963 797.565863 
546 -20 26 47 32 -282.510063 -55.161940 960.741802 
547 -66 91 46 -7 -593.296243 -6.950317 1584.562069 
548 -3 73 -5 -5 -596.778254 -66.176743 1488.692003 
549 -84 102 -98 50 -414.775589 -167.290487 1201.098984 
550 -21 59 91 -8 -306.375089 -33.940997 988.353384 
551 -88 86 -13 -15 -660.909709 -193.738457 1638.129810 
552 58 97 32 -73 -189.037249 17.457438 903.339944 
553 67 34 28 61 -76.136064 -80.358667 761.992589 
554 -24 47 -34 69 -265.309326 -124.469610 912.541868 
555 42 33 18 59 -295.863951 -74.300697 969.343127 
556 88 77 -64 45 0.000000 0.000000 0.000000 
557 25 58 -37 15 -137.945816 -128.315473 758.729570 
558 88 88 52 -55 -74.429768 -104.312465 835.715720 
559 -53 75 -22 13 -189.976798 -37.605783 802.749280 
560 74 92 -36 50 -59.068138 -60.354460 801.700658 
561 -38 32 12 -41 0.000000 0.000000 0.000000 
562 76 76 -41 37 -63.032869 -110.912084 762.947517 
563 53 42 -9 71 -76.977085 -120.843758 783.372495 
564 49 76 17 22 -62.000064 -44.664025 830.383719 
565 2 36 -36 64 -192.564514 -153.944973 831.944263 
566 -59 21 1 45 -183.475935 -92.860068 803.217217 
567 -87 52 -46 45 -415.474210 -261.113546 1200.711687 
568 -61 63 60 -80 -471.054484 -94.324958 1304.048616 
569 -48 27 26 8 -371.031513 -159.386047 1055.312653 
570 -70 45 57 -15 -456.756159 -37.710253 1266.246924 
571 -26 73 29 -72 -318.570246 -50.500160 1016.752659 
572 -11 104 -42 0 -252.517594 -82.528849 971.035798 
573 48 27 77 -50 -100.662308 -82.011603 779.972369 
574 13 70 -10 -23 -81.689584 -83.518886 726.699652 
575 79 49 31 15 -61.942766 -145.898833 753.684417 
576 30 48 -22 69 -121.080040 -122.783978 728.950608 
577 77 41 55 39 -83.588013 -62.783430 855.059828 
578 -3 69 1 -54 -209.994017 -78.661257 855.727243 
579 -70 11 56 74 -448.219813 -135.234145 1306.541710 
580 24 103 -96 27 -569.111877 -16.434335 1576.680563 
581 81 1 24 77 -549.917966 -9.127828 1576.791257 
582 60 67 11 64 -79.506752 -31.443188 827.107267 
583 44 77 35 22 -100.646682 13.800716 852.342289 
584 84 108 -19 -62 -86.776040 -90.225287 858.736179 
585 -80 91 -65 -22 0.000000 0.000000 0.000000 
586 49 59 -9 37 -151.144253 36.624793 852.556355 
587 64 71 -8 19 -55.509704 -60.994086 763.401945 
588 -58 26 5 5 -521.879574 -76.002072 1317.804144 
589 80 71 54 -45 -100.162682 -5.883856 784.638404 
590 -60 82 49 -51 -260.178456 34.732593 1005.671674 
591 -58 110 -23 -73 -462.864856 -67.189251 1270.767330 
592 78 47 -14 -14 -566.698453 -6.024634 1498.608651 
593 -43 60 -48 61 -350.968656 -147.634176 1044.816216 
594 -85 50 0 92 -442.718629 -220.115696 1249.691725 
595 -36 47 52 -36 -374.200711 -56.922045 1089.434659 
596 -66 10 36 78 -420.884259 -165.171475 1226.918902 
597 23 22 126 -50 -171.174612 -33.270997 909.711442 
598 61 59 -56 -3 -61.982822 -91.851784 733.380839 
599 52 49 -6 87 -89.376902 -69.283677 785.737147 
600 28 31 66 -53 -132.905075 -81.547771 807.175190 
601 -59 40 41 58 -266.784571 -59.701352 970.608257 
602 45 16 -16 14 -222.105764 -263.687943 1015.743760 
603 75 74 -57 105 -104.373645 -67.124608 799.512440 
604 -69 54 0 16 -493.166512 -151.886074 1282.194179 
605 -80 36 3 -3 -430.234765 -254.167269 1194.186754 
606 81 3 133 -52 -188.980321 -13.005222 953.341751 
607 29 105 -96 63 -100.663510 -90.671153 799.599011 
608 -16 12 62 -5 0.000000 0.000000 0.000000 
609 68 73 -32 58 -218.326325 -246.879922 960.017594 
610 26 99 10 -55 -85.450195 -24.729190 814.510687 
611 -13 89 50 -2 -159.866768 43.482038 897.665637 
612 0 64 75 -74 -181.744931 -7.629667 890.153841 
613 -23 28 97 -82 -288.718089 -88.423417 998.443264 
614 -40 61 32 -30 -262.406292 -149.770321 898.014054 
615 -44 46 11 -43 -247.021427 -202.093362 923.719996 
616 -67 67 32 29 -590.204698 -34.144024 1549.608078 
617 0 34 -9 -19 -202.176158 -183.824533 834.593032 
618 -50 40 45 1 -452.938233 -88.200332 1220.032627 
619 50 65 -49 65 -95.299702 -97.965004 763.874230 
620 -77 40 3 68 -85.966307 -83.036791 760.548963 
621 -78 84 -48 -3 -401.988174 -156.723230 1103.462523 
622 -88 14 17 -1 -356.284007 -271.485584 1104.762431 
623 73 30 -16 83 -143.113459 -184.537252 844.084536 
624 30 68 -17 53 -170.308043 -192.709111 822.418396 
625 -48 34 19 -21 -359.553765 -187.234334 1056.598632 
626 32 81 -80 38 -365.455422 -194.935207 1151.595161 
627 -47 102 -15 -44 -429.362341 -44.023432 1198.077408 
628 34 77 12 56 -122.727107 19.508864 879.790013 
629 51 59 -45 96 -97.192870 -91.237285 777.966028 
630 -44 51 -2 65 -77.853368 -66.294822 756.743081 
631 55 89 43 -81 -88.792328 -14.442053 842.632010 
632 30 55 -5 38 -102.462729 -56.031299 734.671282 
633 -27 22 17 -25 -262.115005 -201.833984 927.786373 
634 -63 35 54 -66 0.000000 0.000000 0.000000 
635 -79 0 116 -5 -441.888963 -35.813686 1398.747708 
636 -69 79 -55 -8 0.000000 0.000000 0.000000 
637 33 16 -8 8 -197.002180 -229.650247 897.339501 
638 -88 20 -10 -6 0.000000 0.000000 0.000000 
639 -35 57 2 91 -337.194992 -99.908163 993.534231 
640 -11 16 101 1 -263.101946 -23.628144 1021.720024 
641 -75 52 -8 17 -230.484624 -89.479404 851.904919 
642 -13 96 -2 -89 -258.455438 -46.541236 961.168739 
643 -86 26 64 49 -232.882832 -159.423644 877.522676 
644 -30 49 -35 75 -308.602061 -128.892814 984.877225 
645 40 86 56 -86 -367.343790 44.189783 1188.892314 
646 54 51 -9 -36 -114.125055 -152.192678 767.219046 
647 52 99 -3 8 -73.822287 -0.897135 822.236034 
648 -28 21 36 -19 -282.788371 -155.388727 923.616011 
649 -87 32 4 -7 -548.593713 -250.290793 1422.455610 
650 -27 59 -41 6 -221.466033 -229.408152 898.885755 
651 -2 45 65 -51 -227.600999 12.155190 966.494448 
652 56 101 -11 -51 -80.900094 -48.773422 792.929618 
653 40 3 89 -74 0.000000 0.000000 0.000000 
654 -81 6 -3 105 -346.415598 -220.473102 1128.322906 
655 5 83 6 22 -277.350198 -245.353017 964.050603 
656 -33 94 -26 -53 -629.459549 -138.684869 1620.872654 
657 57 74 -17 51 -86.346982 -27.598105 758.092864 
658 -15 6 82 -43 -247.141562 -120.524134 897.649600 
659 -16 65 -18 -25 -254.570050 -115.786111 889.800115 
660 89 11 39 -45 -144.490332 -197.352463 841.522863 
661 76 41 108 -41 -108.084196 -57.820551 905.341000 
662 11 20 12 37 -95.252874 -157.863634 766.160173 
663 -51 103 -72 75 -273.561205 -13.422714 996.221298 
664 57 38 -35 35 -67.941278 -22.056440 797.018765 
665 -21 10 136 -72 -278.773227 -81.428758 1035.567303 
666 -61 56 20 -69 -273.309693 -110.362427 942.613434 
667 -24 64 86 -51 -327.447794 21.303154 1122.005005 
668 35 1 22 97 -157.184486 -128.579683 848.958970 
669 -82 3 83 -35 -131.573580 -105.239746 795.785464 
670 -51 100 -18 -38 -478.927213 -67.965147 1286.816289 
671 -18 22 13 94 -260.123655 -95.314689 948.877067 
672 76 86 -50 49 0.000000 0.000000 0.000000 
673 -54 14 89 35 -417.564525 -68.711894 1265.228727 
674 45 91 -58 22 0.000000 0.000000 0.000000 
675 -15 103 -92 48 -128.815823 -119.785510 817.132032 
676 22 31 -2 28 -312.192192 -275.192383 1166.741588 
677 -25 17 117 -43 -248.397900 -203.865000 915.263556 
678 31 23 48 -64 -269.880130 -167.244989 947.797146 
679 -1 29 74 13 -219.329139 -12.121111 916.625879 
680 -20 62 48 -10 -307.139380 22.070858 1030.667521 
681 15 7 49 -51 -166.070144 -139.266678 802.460947 
682 -17 73 13 61 -241.382091 -162.687272 902.299213 
683 -11 86 -1 -82 -247.757359 -62.090445 939.323782 
684 2 45 -12 0 -188.698511 -137.004931 798.229043 
685 -11 102 -66 -4 -230.810480 -236.068511 979.719273 
686 -25 55 67 -63 -303.726813 -48.512892 1010.322132 
687 -86 33 12 79 -638.079435 -155.144703 1625.410501 
688 -66 90 40 -29 -585.696396 -6.415447 1569.677180 
689 -87 56 51 3 -666.736137 -126.968181 1710.568928 
690 71 77 64 -89 -206.304385 -4.647312 914.505524 
691 58 3 74 21 -106.257688 -9.579107 894.670973 
692 46 31 60 43 -119.946221 -31.939862 866.558747 
693 26 87 -13 -14 -111.283404 -22.700870 761.799932 
694 68 78 46 -89 -91.076047 -68.593443 837.758635 
695 -73 60 69 -61 -509.850948 -133.602045 1408.783872 
696 50 70 39 28 -151.402582 34.529733 902.638857 
697 49 22 -16 11 -176.658017 -221.580861 868.544942 
698 40 14 19 32 -125.642325 -143.112680 765.674769 
699 -6 9 67 -65 -137.802633 -139.387137 793.663315 
700 -60 82 -32 -4 -92.554975 -71.322270 734.074974 
701 58 109 -18 -37 -98.565211 -13.787962 800.897198 
702 -48 32 69 -10 -99.155724 -46.368745 780.135655 
703 -54 106 -72 -19 -101.257925 -52.585476 769.116269 
704 -31 12 104 9 -307.584852 63.020766 1077.935063 
705 16 8 21 79 -251.603809 -133.454738 928.131901 
706 -27 93 -74 71 -304.304942 -61.429627 1001.939901 
707 -56 44 7 88 -448.957068 -100.557898 1258.688532 
708 61 69 61 -66 -83.927675 -47.656552 820.983690 
709 -79 75 5 -2 -55.757411 -67.270377 742.543845 
710 -44 94 20 -89 -314.468200 -27.643555 1037.338477 
711 -5 104 -55 43 -212.676956 -6.690442 866.850343 
712 6 48 -45 54 -207.450086 -143.561767 828.615749 
713 68 100 -66 -18 -103.086017 -118.654255 800.917961 
714 -90 35 45 45 -310.350748 -29.691519 1045.610355 
715 31 101 -12 -70 -568.296181 -172.927882 1545.905879 
716 84 38 52 20 -70.504371 -90.639854 824.506088 
717 67 37 32 -44 -77.455315 -107.091702 766.889319 
718 -6 50 -31 64 -212.826414 -98.413018 837.795467 
719 72 47 -21 14 -93.488387 -157.826610 758.468512 
720 -80 6 -2 59 -274.226379 -61.004798 951.644158 
721 11 33 80 -5 -183.701036 -9.116588 891.440433 
722 80 53 25 41 -56.205711 -101.731750 776.926591 
723 13 85 53 -69 -172.600151 18.090882 890.129463 
724 20 51 42 -60 -141.060261 -67.023622 790.095377 
725 32 1 33 98 -143.452795 -127.454314 802.791285 
726 49 59 -49 14 -123.389538 -158.723087 771.445982 
727 -88 107 -24 -39 -389.703819 -32.960912 1145.724872 
728 89 88 -15 -54 -180.806364 -55.339193 848.728250 
729 -52 92 -46 61 -491.098218 -53.878525 1306.761864 
730 -62 81 -73 77 -448.074278 -155.203662 1244.749568 
731 -68 109 -54 -30 -420.038376 -110.394257 1179.434851 
732 -12 103 -47 -49 -260.244326 -79.826037 952.611791 
733 29 49 -27 81 -123.493428 -82.605512 769.410048 
734 6 9 126 2 -226.147284 -21.919680 1008.808843 
735 -80 71 63 -53 -621.562619 -96.408218 1644.085783 
736 30 50 17 -65 -161.819154 -116.696410 820.934030 
737 65 104 -52 10 0.000000 0.000000 0.000000 
738 89 44 -11 91 -78.828983 -159.830759 783.748928 
739 34 19 -18 17 -177.018517 -227.467863 879.121636 
740 -53 100 -15 -70 -214.745844 -36.473987 882.288761 
741 -14 73 -25 42 -248.442624 -135.548289 938.501791 
742 -52 21 10 70 -238.590704 -129.022907 875.113033 
743 -45 29 43 -39 -243.027240 -118.389331 871.128423 
744 -26 70 43 -27 -337.533163 2.778575 1062.283702 
745 21 35 10 -24 -149.019897 -143.348814 775.081578 
746 62 31 106 -79 -164.991042 -11.273151 901.718079 
747 21 31 45 5 -132.043363 -57.723984 760.885192 
748 -81 48 -15 99 -324.389103 -164.485517 988.925490 
749 35 12 42 -8 -123.350789 -135.676210 750.316407 
750 -36 62 58 -34 -422.889172 -4.522640 1248.025201 
751 53 46 65 -44 -81.848186 -60.052274 772.623666 
752 81 83 -81 83 -91.735569 -125.531396 817.962664 
753 75 38 -28 93 -100.659928 -140.906981 803.356289 
754 -73 61 77 -37 -288.475859 35.301995 1085.027562 
755 -81 48 56 -55 -530.723076 -160.543988 1392.149241 
756 72 51 -16 -7 -137.231969 -129.743879 769.077554 
757 63 82 17 -75 -57.898907 -45.772982 812.846220 
758 61 50 48 39 -65.743737 -53.426283 777.778550 
759 -70 67 -65 8 -265.654703 -195.059794 965.650410 
760 73 60 37 -57 0.000000 0.000000 0.000000 
761 22 8 89 -65 -184.971217 -178.146763 860.209030 
762 22 107 -41 -33 -140.060762 -19.202198 810.141238 
763 -8 2 76 71 -245.380994 -56.370320 977.260392 
764 40 44 45 -3 -87.420413 -44.401900 753.859882 
765 1 16 27 32 -184.683289 -115.238279 810.774502 
766 -65 45 44 33 -552.452434 -86.384475 1447.027871 
767 -5 74 40 -67 -243.424006 -7.593222 971.288536 
768 22 85 -22 3 -119.711477 -25.261605 762.250693 
769 -2 24 101 -32 -221.263386 -25.973466 931.291492 
770 -72 40 83 -76 -209.674846 -49.173698 856.407356 
771 27 81 26 -76 -131.949166 -33.307277 817.831778 
772 83 47 37 -70 -100.092870 -141.353530 818.603408 
773 -3 17 29 -27 -167.999537 -165.810950 809.369754 
774 -28 73 4 43 -356.164997 18.602482 1094.968910 
775 14 7 30 97 -186.964840 -98.117993 878.886751 
776 71 109 -79 62 -160.789057 -17.852173 835.645134 
777 21 72 18 30 -136.049548 22.527307 830.198608 
778 20 41 -15 -18 -167.009952 -168.851892 802.729376 
779 -63 42 -41 107 -391.234463 -183.120572 1163.814943 
780 -33 106 -104 38 -203.546036 -224.425751 1003.266062 
781 -40 40 77 -35 -392.899686 -48.426676 1153.616986 
782 -80 5 75 35 -491.195921 -167.270620 1374.746102 
783 21 103 -16 -3 -131.246468 23.885664 815.879869 
784 -31 57 40 -17 -358.115323 -22.867727 1069.012171 
785 29 25 123 -83 -161.837023 -62.566809 899.737146 
786 -16 109 -64 12 -300.437539 68.386449 1059.973816 
787 -88 85 26 -62 -320.791697 -206.710005 1123.679207 
788 -19 29 -18 15 -237.439922 -202.907009 885.393670 
789 -3 57 69 -43 -225.771487 6.581483 945.115905 
790 -18 105 -70 -21 -271.446371 -60.054348 931.631543 
791 35 102 -46 2 -283.728395 -29.095739 964.601708 
792 -90 20 97 -15 -544.610656 -154.895309 1503.308640 
793 53 93 4 -80 -559.050648 -170.384578 1526.973863 
794 55 14 72 0 -174.076853 -62.730908 834.849410 
795 -88 103 -35 6 -302.799095 -292.980560 1114.756187 
796 -14 78 -7 -10 -271.302603 -27.501182 926.801823 
797 88 53 -36 92 -86.970436 -130.070178 808.806106 
798 -29 35 22 74 -221.670930 -42.428169 894.978236 
799 6 2 35 70 -196.560558 -113.053040 865.483517 
800 -12 29 -1 1 -225.562163 -173.670232 847.186070 
801 -1 3 53 -3 -206.059264 -136.746301 840.840405 
802 -41 29 83 -74 -390.846068 -130.792457 1220.597738 
803 55 33 18 48 -79.217068 -92.933757 749.918265 
804 -83 85 19 37 -352.561002 63.019702 1183.763324 
805 -79 76 33 21 -625.045684 -27.350762 1649.055064 
806 10 93 -87 82 -500.016643 -166.575293 1371.741243 
807 32 97 -54 24 -580.880941 -157.922502 1476.701838 
808 -8 19 108 -85 -228.960081 -142.132357 902.479680 
809 4 25 111 -34 -210.725121 -18.592793 941.826645 
810 -73 95 -90 11 0.000000 0.000000 0.000000 
811 -51 86 -33 -50 -375.234296 -152.384966 1111.446428 
812 60 40 79 17 -449.707930 -23.005800 1327.481750 
813 32 60 75 -80 -131.652779 -30.758484 837.229217 
814 -74 3 45 -23 -157.182157 -174.750844 803.516194 
815 90 46 67 -2 -118.812058 -6.524673 823.123894 
816 49 101 -65 -12 -92.077092 -74.418540 757.730810 
817 -77 65 16 16 -659.814182 -131.831903 1618.673012 
818 18 49 -25 79 -146.048608 -76.455928 786.129849 
819 87 15 109 13 -106.822922 -86.741400 894.726218 
820 -78 53 58 5 -227.435422 23.203323 928.746643 
821 57 59 25 -32 -137.270496 -41.256408 748.206033 
822 9 2 109 18 -204.396452 -35.151316 947.148133 
823 61 3 134 -81 -139.902478 -111.783356 871.834597 
824 64 57 -55 12 -56.909716 -86.198711 734.957157 
825 17 80 -75 15 -173.568364 -141.240039 827.569164 
826 -48 79 37 -17 -490.710886 12.754493 1347.891031 
827 68 50 98 -66 -112.718935 -36.630483 858.580727 
828 35 66 -24 0 -107.958472 -91.206849 747.478105 
829 33 90 -79 34 -131.950749 -107.558943 823.891700 
830 55 106 -4 -52 -83.391332 -30.794350 815.806958 
831 -12 37 31 48 -235.965207 -127.567981 872.098831 
832 46 110 -92 16 -122.063202 33.841243 853.005244 
833 38 18 30 74 -131.836880 -80.680162 802.188068 
834 -51 36 33 -16 -397.522878 -141.475656 1094.900699 
835 -77 56 -15 44 -448.745361 -124.412820 1203.731356 
836 -86 68 -5 34 -609.139674 -215.167442 1509.935803 
837 -35 32 33 18 -348.796643 -97.612520 1037.334994 
838 -68 14 20 -19 -381.091094 -204.724950 1076.417566 
839 -74 20 83 -16 0.000000 0.000000 0.000000 
840 4 104 -35 9 -173.822226 11.248984 802.450333 
841 -14 27 114 -10 -289.678040 62.590271 1052.370210 
842 47 6 130 -22 -139.529426 -56.018829 893.353373 
843 81 60 -14 -33 -144.580292 -44.725246 991.968623 
844 -14 40 88 21 -262.329429 15.150624 1048.981340 
845 -81 39 111 -53 -530.727317 -111.310049 1514.315262 
846 -22 11 78 -67 -270.278465 -60.468190 943.510916 
847 -22 103 -25 -51 -301.597078 -42.318787 1000.404489 
848 44 36 19 19 -279.631751 -95.710421 922.170156 
849 -54 31 13 20 -409.264590 -167.781664 1120.492481 
850 -4 103 -10 -59 -225.494980 -11.069875 910.558689 
851 83 80 50 -32 -79.191741 -45.423457 886.761961 
852 -81 106 -37 -63 -220.419163 -119.975785 862.475879 
853 87 32 111 -74 -165.593268 -69.351056 841.529404 
854 -90 97 13 -53 -232.831624 19.020172 993.603971 
855 -73 69 -9 80 -595.931389 -102.635081 1522.952346 
856 69 68 66 -68 -83.243553 -57.222067 838.896637 
857 -44 0 13 60 -240.042146 -194.647092 914.951853 
858 -36 86 11 -65 -397.210993 -51.683184 1145.736029 
859 -39 15 70 -64 -310.902203 -165.463008 1003.592960 
860 64 3 125 -64 -127.240184 -103.183586 864.883314 
861 46 6 100 -66 -137.723721 -123.082110 877.384396 
862 90 57 24 -41 -71.999906 -131.497754 806.732824 
863 -22 56 21 -7 -59.688141 -116.665526 805.722382 
864 -63 23 74 -3 -215.721567 -37.950325 890.141482 
865 -57 96 -26 59 -541.332593 -10.297585 1443.883200 
866 -39 105 -41 18 -423.015484 -14.449758 1185.622150 
867 -79 65 70 -36 -409.470888 28.333175 1281.482408 
868 6 88 10 -24 -192.599290 21.498863 873.642411 
869 10 82 -5 -59 -170.734561 -57.522164 817.008498 
870 -42 102 -35 -5 -165.113249 -7.337017 825.487930 
871 79 28 109 -33 -118.379638 -58.074916 927.475302 
872 43 75 -54 107 -122.783517 -135.792815 768.907216 
873 -14 8 8 107 -242.147982 -133.089114 933.302509 
874 13 53 44 -59 -151.232433 -12.810451 819.683382 
875 35 27 68 50 -133.969344 -29.240071 861.622072 
876 41 107 -31 -24 -92.371308 -29.563461 772.915678 
877 -10 70 -24 20 -224.777980 -77.368380 858.870375 
878 30 91 -44 50 -104.990235 -19.844568 772.086409 
879 1 17 29 -31 -192.080451 -167.031409 807.817351 
880 67 75 49 20 -86.171411 -15.606733 872.690274 
881 24 56 27 66 -140.723142 1.262567 851.899293 
882 23 94 -26 -66 -142.896511 -61.880551 798.306165 
883 -46 61 -46 44 -338.011253 -157.194139 998.558494 
884 -59 36 -20 38 -332.102616 -200.188082 989.897436 
885 40 85 55 -14 -192.718787 49.856533 946.287294 
886 -30 97 -29 -34 -328.856606 -61.809620 1014.993009 
887 -60 4 21 100 -348.671039 -171.523395 1112.197675 
888 -71 92 -70 91 -533.708090 -131.662981 1425.580507 
889 18 21 99 5 -148.495886 -75.280237 775.635584 
890 -73 19 72 -42 -475.032711 -198.031173 1295.214760 
891 -42 87 6 11 -660.073915 -57.450000 1651.530612 
892 36 103 -90 54 -145.540379 -67.630325 806.703519 
893 -2 58 -25 74 -216.792776 -53.683445 869.261034 
894 -44 22 109 -88 -377.064071 -86.981142 1138.057219 
895 -84 48 -39 108 -466.604306 -206.082060 1316.718686 
896 23 72 -23 22 -144.335578 -44.230612 755.846520 
897 -88 22 107 -83 -162.010189 -76.586177 849.858409 
898 -34 91 -1 45 -211.402397 4.995849 1052.402757 
899 70 27 117 -47 -165.967385 -30.636418 895.714472 
900 70 51 37 -87 -109.049376 -131.974962 846.006510 
901 41 46 -29 59 -110.266593 -120.674232 752.457561 
902 -90 104 -29 -46 0.000000 0.000000 0.000000 
903 46 73 -31 38 -191.921758 -44.338921 814.535207 
904 -80 75 64 -43 -622.511260 -71.306440 1667.245517 
905 -24 101 -100 103 -345.721881 4.795663 1133.079316 
906 35 91 35 -78 -103.894336 18.460555 822.735457 
907 37 61 17 -31 -96.062093 -62.019900 745.150628 
908 -61 35 66 -17 -498.602127 -109.718981 1319.105581 
909 20 84 -60 42 -132.211850 -57.050091 762.061408 
910 48 33 93 -12 -84.187408 -62.642298 763.383956 
911 -31 59 67 -63 -347.580915 -24.417062 1114.218549 
912 -87 67 14 -47 -580.167857 -216.142077 1492.679650 
913 76 103 -49 24 -667.347337 -168.416222 1673.271395 
914 3 31 -30 31 -200.195385 -198.552820 841.563413 
915 30 17 17 93 -143.468387 -96.780636 819.667601 
916 19 71 -61 16 -161.762996 -138.239861 800.248005 
917 51 69 -59 69 -94.437441 -105.939447 760.761265 
918 4 105 -103 75 -201.880417 -69.409187 886.609357 
919 -18 76 -65 81 -255.932760 -75.774585 891.233559 
920 -81 71 4 5 -677.364132 -171.498112 1648.582325 
921 43 30 5 75 -105.060391 -94.926854 766.809969 
922 83 18 39 -43 -122.038132 -181.817744 815.389090 
923 79 89 21 14 -69.572852 -36.180217 866.417547 
924 13 40 -16 95 -165.414650 -80.643962 819.913351 
925 73 84 -30 20 -54.713966 -87.447912 764.318968 
926 29 32 -11 19 -139.479741 -153.552202 754.490728 
927 -28 15 17 47 -219.607688 -135.094927 855.117867 
928 -81 46 61 27 -566.345513 -77.051862 1582.250609 
929 18 51 72 -52 -151.887888 -30.583310 827.792473 
930 -22 15 83 -87 -272.174184 -147.438783 986.774674 
931 -48 108 -17 4 -491.629714 25.845817 1346.142265 
932 -78 21 42 18 -514.641858 -217.872437 1355.626391 
933 -7 69 6 44 -231.193436 19.556966 914.108728 
934 38 63 -40 60 -217.036348 -54.947390 852.578582 
935 77 109 -42 -50 -91.358664 -95.211014 830.344381 
936 65 14 98 -84 -125.515868 -122.845984 833.391898 
937 27 6 132 -73 -170.224572 -83.108785 892.028173 
938 -75 33 68 -62 -483.458139 -188.555962 1317.865973 
939 86 4 70 22 -94.840509 -131.845045 829.382770 
940 -17 6 89 -59 -253.779365 -127.069132 924.192343 
941 23 43 77 16 -160.850104 8.517317 924.970984 
942 51 77 -14 34 -65.183903 -39.837031 747.844908 
943 -76 42 24 -5 -175.312357 -70.773118 791.992458 
944 -41 25 86 24 -387.937371 -33.035638 1208.977506 
945 49 3 80 5 -192.881828 -76.823440 853.513434 
946 -46 44 77 -54 -413.725408 -68.447963 1186.147908 
947 -2 86 -19 58 -218.583619 29.497588 895.115686 
948 32 9 139 -38 -137.027064 -71.018519 822.043106 
949 -53 10 -1 -6 -203.200417 -207.274180 789.446018 
950 -30 61 66 -19 -363.652060 23.973853 1149.485968 
951 18 23 15 59 -300.260989 -122.569015 967.741565 
952 -31 58 -40 40 -287.156801 -136.015937 926.919179 
953 89 44 -35 26 -120.117095 -192.748572 810.371772 
954 9 82 -34 26 -156.473221 -30.940679 783.997456 
955 23 83 21 -72 -136.360665 -30.004683 811.904530 
956 74 42 37 70 -75.062245 -74.276184 833.639262 
957 83 90 -26 59 -90.710810 -158.221389 781.538051 
958 -10 42 64 -58 -268.974265 -64.808295 1006.578026 
959 -59 26 16 -36 0.000000 0.000000 0.000000 
960 9 104 -19 -59 -182.918955 -3.629808 901.391946 
961 35 1 115 -49 -145.324935 -101.810992 828.365305 
962 -32 84 -26 -25 -330.137382 -37.833973 988.345911 
963 11 24 0 29 -171.176459 -147.564287 786.537785 
964 -87 46 -46 4 0.000000 0.000000 0.000000 
965 -56 22 68 -56 -466.850270 -234.138469 1313.055668 
966 12 61 -10 98 -162.541566 -19.087133 832.370468 
967 -64 94 15 -28 -587.390531 -29.915272 1518.468855 
968 -87 29 121 -26 -503.850955 -98.290726 1504.629502 
969 -51 71 -53 53 -490.090553 -33.775510 1306.856761 
970 52 46 -34 60 -103.207714 -134.162378 759.897910 
971 25 13 117 -36 -143.580125 -78.181335 806.566683 
972 -41 34 66 -20 -395.107789 -70.065433 1143.710498 
973 -10 36 49 -83 -235.740233 -123.000322 885.644165 
974 10 103 -50 -17 -171.748496 -46.630576 820.396562 
975 55 15 -4 43 -137.352188 -177.801520 782.922973 
976 -6 81 24 -18 -226.577956 -16.684159 885.127553 
977 -53 17 43 6 -387.246012 -169.753161 1096.669920 
978 86 102 -67 64 -85.094795 -42.280285 781.629055 
979 11 60 67 -1 -187.065702 34.785743 926.660041 
980 7 0 55 10 -189.441910 -131.106250 837.751120 
981 24 16 69 -25 -139.998602 -89.534721 785.934540 
982 -81 15 43 11 -485.905640 -238.776054 1310.763450 
983 -30 95 -13 -56 -355.982307 -57.842624 1104.715318 
984 -65 85 13 -42 -573.214926 -89.293701 1462.395985 
985 -80 46 23 11 -508.132815 -173.706756 1291.594323 
986 59 110 -76 -17 -140.337040 -92.379121 819.734614 
987 89 75 66 -27 -90.037718 -52.539301 917.651184 
988 27 42 -38 64 -146.068558 -137.505085 778.026632 
989 42 72 -63 9 -136.006136 -150.180629 793.907759 
990 46 55 3 -15 -86.326536 -96.165586 726.370435 
991 -57 105 -63 -28 -406.787316 -150.484316 1176.489686 
992 7 3 79 -23 -184.808951 -107.507273 854.715291 
993 47 18 52 19 -171.929964 -70.573060 810.625796 
994 -75 55 62 -74 -525.489621 -144.125329 1411.169363 
995 36 92 -18 -74 -340.195412 27.817556 1150.937739 
996 -26 108 -94 61 -334.261059 -4.110798 1055.676161 
997 -25 31 51 -21 -286.723095 -152.138692 939.143707 
998 76 39 -23 16 -116.149586 -183.515633 788.624928 
999 -62 90 5 6 -598.832731 -18.754265 1538.072474 
1000 30 60 -17 -29 -128.341305 -125.326630 782.520283] 

subplot(4,1,1)
plot(1:1000,data(:,2))
subplot(4,1,2)
plot(1:1000,data(:,3))
subplot(4,1,3)
plot(1:1000,data(:,4))
subplot(4,1,4)
plot(1:1000,data(:,5))

plot(1:1000,data(:,2),1:1000,data(:,3),1:1000,data(:,4),1:1000,data(:,5)), legend('motor1','motor2','motor3','motor4')
%plot(1:1000,data(:,6),1:1000,data(:,7),1:1000,-data(:,8)), legend('x','y','z')

plot(1:1000,log(data(:,6)),1:1000,log(data(:,7)),1:1000,log(data(:,8))), legend('x','y','z')

subplot(3,1,1)
plot(1:1000,data(:,6))
subplot(3,1,2)
plot(1:1000,data(:,7))
subplot(3,1,3)
plot(1:1000,-data(:,8))

plot(1:1000,data(:,6),1:1000,data(:,7),1:1000,-data(:,8)), legend('x','y','z')
